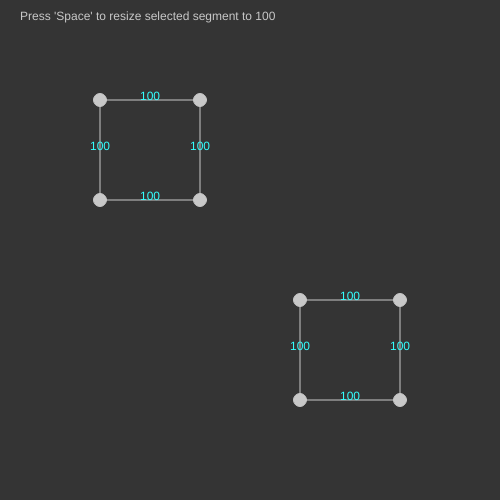
Frame 1 (no input)
Frame 60 (no input): identical to frame 1, image omitted
Frame 120 (the mouse pressed at the canvas centre since frame 60): identical to frame 1, image omitted

The p5.js sketch that drew this single still picture (run headless with seeded random() and noise() and a simulated clock; from frame 60 on, the mouse is pressed at the canvas centre):

// p5.js sketch
// ── sketch.js

let shapes = [[
    {x : 100, y : 100},
    {x : 200, y : 100},
    {x : 200, y : 200},
    {x : 100, y : 200}
], [
    {x : 300, y : 300},
    {x : 400, y : 300},
    {x : 400, y : 400},
    {x : 300, y : 400}
]];

let selectedPoint = null;
let hoveredPoint = null;

function setup() {
    createCanvas(500, 500);
    for(const points of shapes) {
        for(let i = 0; i < points.length; i++) {
            points[i].prev = points[i == 0 ? points.length - 1 : i - 1];
            points[i].next = points[i == points.length - 1 ? 0 : i + 1];
        }
    }
}

function mouseDragged() {
    const mouseP = {x : mouseX, y : mouseY};
    for(const points of shapes) {
        for(const p of points) {
            if(dist(mouseP, p) <= 7) {
                selectedPoint = p;
                break;
            }
        }
    }
    return false;
}

function mouseReleased() {
    selectedPoint = null;
    return false;
}

function draw() {
    background(52);
    updateShapes();
    drawShapes(checkIntersections());
    drawUI();
}

const dist = (p1, p2) => Math.sqrt((p2.y - p1.y) * (p2.y - p1.y) + (p2.x - p1.x) * (p2.x - p1.x));
const angle = (p1, p2, c) => {
    const dp1c = dist(p1, c);
    const dp2c = dist(p2, c);
    const dp1p2 = dist(p1, p2);
    return Math.acos((dp1c * dp1c + dp2c * dp2c - dp1p2 * dp1p2) / (2 * dp1c * dp2c));
}
const radToDeg = (a) => a * 180 / Math.PI;
const degToRad = (a) => a * Math.PI / 180;
const rot = (p, l, a) => { return {x : p.x + l * Math.cos(a), y : p.y + l * Math.sin(a)}; }

function updateShapes() {
    if(mouseIsPressed && selectedPoint) {
        selectedPoint.x = mouseX;
        selectedPoint.y = mouseY;
    }
    if(keyIsPressed && keyCode == 32 && hoveredPoint) {
        const t = 100 / dist(hoveredPoint, hoveredPoint.next);
        hoveredPoint.x = hoveredPoint.x * t + hoveredPoint.next.x * (1 - t);
        hoveredPoint.y = hoveredPoint.y * t + hoveredPoint.next.y * (1 - t);
    }
}

function drawShapes(intersects) {
    noFill();
    intersects ? stroke(200, 52, 52) : stroke(200);
    strokeWeight(1);
    for(const points of shapes) {
        beginShape();
        for(const p of points) vertex(p.x, p.y);
        endShape(CLOSE);
    }
    fill(200);
    const mouseP = {x : mouseX, y : mouseY};
    hoveredPoint = null;
    for(const points of shapes) {
        for(const p of points) {
            fill(200);
            if(dist(mouseP, p) <= 7) {
                hoveredPoint = p;
                fill(200, 52, 52);
            } else if(dist(mouseP, p.prev) <= 7) {
                fill(200, 52, 52);
            }
            ellipse(p.x, p.y, 13);
        }
    }
}

function drawUI() {
    noStroke();
    fill(200);
    textAlign(LEFT);
    text("Press 'Space' to resize selected segment to 100", 20, 20);
    textAlign(CENTER);
    const mouseP = {x : mouseX, y : mouseY};
    for(const points of shapes) {
        for(const p of points) {
            fill(52, 255, 255);
            const pos = {x : (p.x + p.next.x) / 2, y : (p.y + p.next.y) / 2};
            text(Math.round(dist(p, p.next)), pos.x, pos.y);
            fill(52, 255, 52);
            if(dist(mouseP, p) <= 7) text(Math.round(radToDeg(angle(p.prev, p.next, p))), p.x, p.y);
        }
    }
}

// https://www.quora.com/How-do-I-know-if-any-two-given-polygons-intersect-overlap
function checkIntersections() {
    return checkBoundingBoxes() && (checkEdges() || checkPoints());
}

function checkBoundingBoxes() {
    var boxes = shapes.map(s => s.reduce((b, p) => {
        if(p.x > b.xMax) b.xMax = p.x;
        if(p.x < b.xMin) b.xMin = p.x;
        if(p.y > b.yMax) b.yMax = p.y;
        if(p.y < b.yMin) b.yMin = p.y;
        return b;
    }, {xMin : Infinity, yMin : Infinity, xMax : -Infinity, yMax : -Infinity}));

    for(const box1 of boxes) {
        for(const box2 of boxes) {
            if(box1 == box2) continue;
            if(!(box1.xMax < box2.xMin || box1.xMin > box2.xMax || box1.yMax < box2.yMin || box1.yMin > box2.yMax)) return true;
        }
    }

    return false;
}

// https://www.swtestacademy.com/intersection-convex-polygons-algorithm/
function checkEdges() {
    for(const shape1 of shapes) {
        for(const shape2 of shapes) {
            if(shape1 == shape2) continue;
            for(const p1 of shape1) {
                const a1 = p1.next.y - p1.y;
                const b1 = p1.x - p1.next.x;
                const c1 = a1 * p1.x + b1 * p1.y
                for(const p2 of shape2) {
                    const a2 = p2.next.y - p2.y;
                    const b2 = p2.x - p2.next.x;
                    const c2 = a2 * p2.x + b2 * p2.y

                    const det = a1 * b2 - a2 * b1;
                    // if(det == 0) continue;

                    const x = (b2 * c1 - b1 * c2) / det;
                    const y = (a1 * c2 - a2 * c1) / det;

                    const online1 = ((Math.min(p1.x, p1.next.x) <= x)
                    && (Math.max(p1.x, p1.next.x) >= x)
                    && (Math.min(p1.y, p1.next.y) <= y)
                    && (Math.max(p1.y, p1.next.y) >= y));
                    const online2 = ((Math.min(p2.x, p2.next.x) <= x)
                    && (Math.max(p2.x, p2.next.x) >= x)
                    && (Math.min(p2.y, p2.next.y) <= y)
                    && (Math.max(p2.y, p2.next.y) >= y));

                    if(online1 && online2) return true;
                }
            }
        }
    }
    return false;
}

// https://stackoverflow.com/questions/217578/how-can-i-determine-whether-a-2d-point-is-within-a-polygon
function checkPoints() {
    for(const shape1 of shapes) {
        for(const shape2 of shapes) {
            if(shape1 == shape2) continue;
            for(const p1 of shape1) {
                let inside = false;
                for(const p2 of shape2) {
                    if(((p2.next.y > p1.y) != (p2.y > p1.y)) && p1.x < (p2.x - p2.next.x) * (p1.y - p2.next.y) / (p2.y - p2.next.y) + p2.next.x) inside = !inside
                }
                if(inside) return true;
            }
        }
    }
    return false;
}
